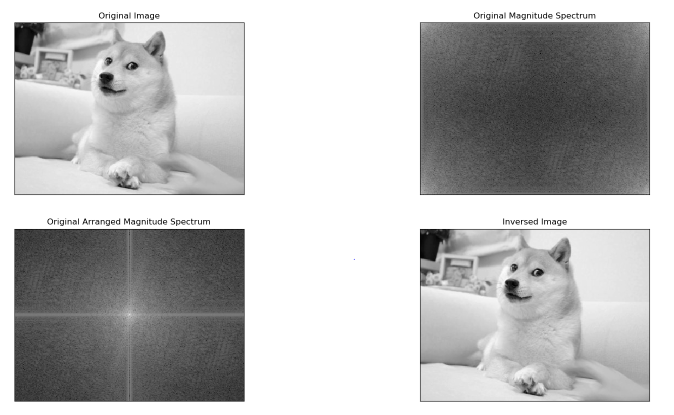
#> input picture Fast Fourier Transform/fft.PNG, 1347 x 829 px (shown at 1/2 size)
$ python FFT.py
#> lines starting #> are read from the running program, lines starting #| are printed output that depends on the picture
import numpy as np
import cv2
import matplotlib.pyplot as mpt
from tkinter import *
from tkinter import filedialog

root = Tk()

root.fileName = filedialog.askopenfilename(filetypes = (("PNG", ".png"), ("All files", "*.*")))
#> the answer given: fft.PNG
originalImg = cv2.imread(root.fileName, cv2.IMREAD_GRAYSCALE)
#> originalImg: shape (829, 1347); min 0, max 255, mean 187.7

fftImg = np.fft.fft2(originalImg)
fShift = np.fft.fftshift(fftImg)
originalMagnitudeSpectrum = 20 * np.log(np.abs(fftImg))
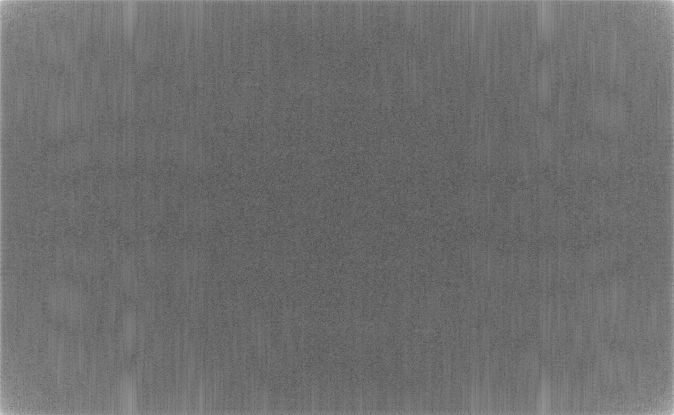
#> originalMagnitudeSpectrum: shape (829, 1347) float64 (shown at 1/2 size); min 19.04, max 383.2, mean 175.8; drawn with min black and max white
originalArrangedMagnitudeSpectrum = 20 * np.log(np.abs(fShift))
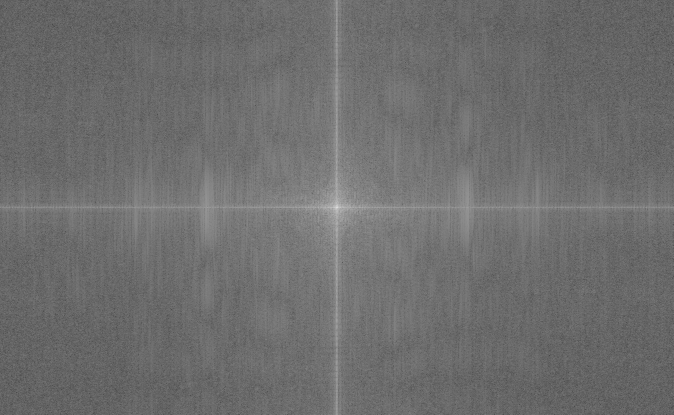
#> originalArrangedMagnitudeSpectrum: shape (829, 1347) float64 (shown at 1/2 size); min 19.04, max 383.2, mean 175.8; drawn with min black and max white

fIShift = np.fft.ifftshift(fShift)
inversedImg = np.abs(np.fft.ifft2(fIShift))

mpt.subplot(221), mpt.imshow(originalImg, cmap = 'gray'),
mpt.title('Original Image'), mpt.xticks([]), mpt.yticks([])
mpt.subplot(222), mpt.imshow(originalMagnitudeSpectrum , cmap = 'gray'),
mpt.title('Original Magnitude Spectrum'), mpt.xticks([]), mpt.yticks([])
mpt.subplot(223), mpt.imshow(originalArrangedMagnitudeSpectrum, cmap = 'gray'),
mpt.title('Original Arranged Magnitude Spectrum'), mpt.xticks([]), mpt.yticks([])
mpt.subplot(224), mpt.imshow(inversedImg, cmap = 'gray'),
mpt.title('Inversed Image'), mpt.xticks([]), mpt.yticks([])


mpt.show()
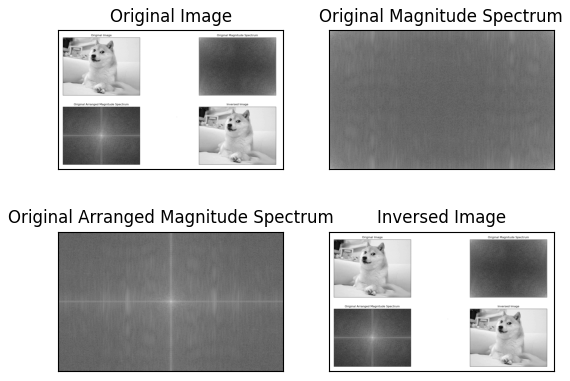
#> figure drawn by matplotlib, 4 panels
cv2.destroyAllWindows()
